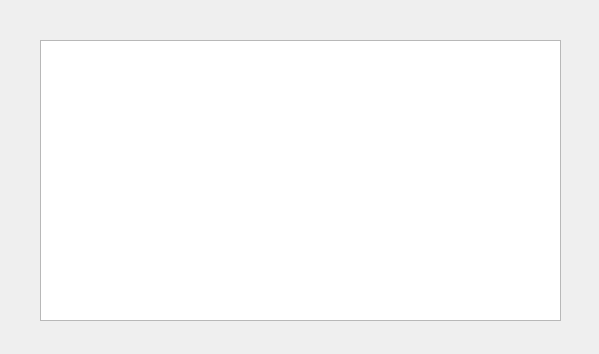
<?xml version="1.0" encoding="UTF-8"?>
<ui version="4.0">
 <class>QFormDoc</class>
 <widget class="QWidget" name="QFormDoc">
  <property name="geometry">
   <rect>
    <x>0</x>
    <y>0</y>
    <width>599</width>
    <height>354</height>
   </rect>
  </property>
  <property name="windowTitle">
   <string>Form</string>
  </property>
  <widget class="QPlainTextEdit" name="plainTextEdit">
   <property name="geometry">
    <rect>
     <x>40</x>
     <y>40</y>
     <width>521</width>
     <height>281</height>
    </rect>
   </property>
  </widget>
 </widget>
 <resources/>
 <connections/>
</ui>
